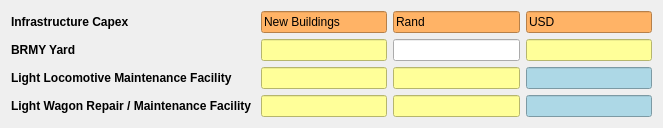
       <widget class="QWidget" name="layoutWidget">
        <property name="geometry">
         <rect>
          <x>570</x>
          <y>1860</y>
          <width>663</width>
          <height>110</height>
         </rect>
        </property>
        <layout class="QHBoxLayout" name="infrastructureCapex">
         <item>
          <layout class="QVBoxLayout" name="verticalLayout_16">
           <item>
            <widget class="QLabel" name="label_5">
             <property name="text">
              <string>&lt;html&gt;&lt;head/&gt;&lt;body&gt;&lt;p&gt;&lt;span style=&quot; font-weight:700;&quot;&gt;Infrastructure Capex&lt;/span&gt;&lt;/p&gt;&lt;/body&gt;&lt;/html&gt;</string>
             </property>
            </widget>
           </item>
           <item>
            <widget class="QLabel" name="label_60">
             <property name="maximumSize">
              <size>
               <width>150</width>
               <height>16777215</height>
              </size>
             </property>
             <property name="text">
              <string>&lt;html&gt;&lt;head/&gt;&lt;body&gt;&lt;p&gt;&lt;span style=&quot; font-weight:700;&quot;&gt;BRMY Yard&lt;/span&gt;&lt;/p&gt;&lt;/body&gt;&lt;/html&gt;</string>
             </property>
             <property name="margin">
              <number>0</number>
             </property>
            </widget>
           </item>
           <item>
            <widget class="QLabel" name="label_61">
             <property name="maximumSize">
              <size>
               <width>350</width>
               <height>16777215</height>
              </size>
             </property>
             <property name="text">
              <string>&lt;html&gt;&lt;head/&gt;&lt;body&gt;&lt;p&gt;&lt;span style=&quot; font-weight:700;&quot;&gt;Light Locomotive Maintenance Facility&lt;/span&gt;&lt;/p&gt;&lt;/body&gt;&lt;/html&gt;</string>
             </property>
            </widget>
           </item>
           <item>
            <widget class="QLabel" name="label_62">
             <property name="maximumSize">
              <size>
               <width>500</width>
               <height>16777215</height>
              </size>
             </property>
             <property name="text">
              <string>&lt;html&gt;&lt;head/&gt;&lt;body&gt;&lt;p&gt;&lt;span style=&quot; font-weight:700;&quot;&gt;Light Wagon Repair / Maintenance Facility &lt;/span&gt;&lt;/p&gt;&lt;/body&gt;&lt;/html&gt;</string>
             </property>
            </widget>
           </item>
          </layout>
         </item>
         <item>
          <layout class="QVBoxLayout" name="newBuildingsInput">
           <item>
            <widget class="QLineEdit" name="lineEdit_31">
             <property name="styleSheet">
              <string notr="true">QLineEdit {
    background-color: #FFB366;  /* Pastel Orange */
    color: #000000;             /* Text Color */
}
</string>
             </property>
             <property name="text">
              <string>New Buildings</string>
             </property>
             <property name="readOnly">
              <bool>true</bool>
             </property>
            </widget>
           </item>
           <item>
            <widget class="QLineEdit" name="BRMY_Input">
             <property name="styleSheet">
              <string notr="true">QLineEdit {
    background-color: #FFFF99;
    color: #000000;
}
</string>
             </property>
            </widget>
           </item>
           <item>
            <widget class="QLineEdit" name="locomotiveInput">
             <property name="styleSheet">
              <string notr="true">QLineEdit {
    background-color: #FFFF99;
    color: #000000;
}
</string>
             </property>
            </widget>
           </item>
           <item>
            <widget class="QLineEdit" name="wagonRepairInput">
             <property name="styleSheet">
              <string notr="true">QLineEdit {
    background-color: #FFFF99;
    color: #000000;
}
</string>
             </property>
            </widget>
           </item>
          </layout>
         </item>
         <item>
          <layout class="QVBoxLayout" name="randInput">
           <item>
            <widget class="QLineEdit" name="lineEdit_40">
             <property name="styleSheet">
              <string notr="true">QLineEdit {
    background-color: #FFB366;  /* Pastel Orange */
    color: #000000;             /* Text Color */
}
</string>
             </property>
             <property name="text">
              <string>Rand</string>
             </property>
             <property name="readOnly">
              <bool>true</bool>
             </property>
            </widget>
           </item>
           <item>
            <widget class="QLineEdit" name="lineEdit_41">
             <property name="styleSheet">
              <string notr="true"/>
             </property>
             <property name="text">
              <string/>
             </property>
             <property name="readOnly">
              <bool>true</bool>
             </property>
            </widget>
           </item>
           <item>
            <widget class="QLineEdit" name="locomotive_RandInput">
             <property name="styleSheet">
              <string notr="true">QLineEdit {
    background-color: #FFFF99;
    color: #000000;
}
</string>
             </property>
            </widget>
           </item>
           <item>
            <widget class="QLineEdit" name="wagonRepair_RandInput">
             <property name="styleSheet">
              <string notr="true">QLineEdit {
    background-color: #FFFF99;
    color: #000000;
}
</string>
             </property>
            </widget>
           </item>
          </layout>
         </item>
         <item>
          <layout class="QVBoxLayout" name="usd">
           <item>
            <widget class="QLineEdit" name="lineEdit_44">
             <property name="styleSheet">
              <string notr="true">QLineEdit {
    background-color: #FFB366;  /* Pastel Orange */
    color: #000000;             /* Text Color */
}
</string>
             </property>
             <property name="text">
              <string>USD</string>
             </property>
             <property name="readOnly">
              <bool>true</bool>
             </property>
            </widget>
           </item>
           <item>
            <widget class="QLineEdit" name="BRMY_USD_input">
             <property name="styleSheet">
              <string notr="true">QLineEdit {
    background-color: #FFFF99;
    color: #000000;
}
</string>
             </property>
            </widget>
           </item>
           <item>
            <widget class="QLineEdit" name="locomotive_USD_output">
             <property name="styleSheet">
              <string notr="true">QLineEdit {
    background-color: #ADD8E6;
    color: #000000;
}
</string>
             </property>
             <property name="readOnly">
              <bool>true</bool>
             </property>
            </widget>
           </item>
           <item>
            <widget class="QLineEdit" name="wagonRepair_USD_output">
             <property name="styleSheet">
              <string notr="true">QLineEdit {
    background-color: #ADD8E6;
    color: #000000;
}
</string>
             </property>
             <property name="readOnly">
              <bool>true</bool>
             </property>
            </widget>
           </item>
          </layout>
         </item>
        </layout>
       </widget>
